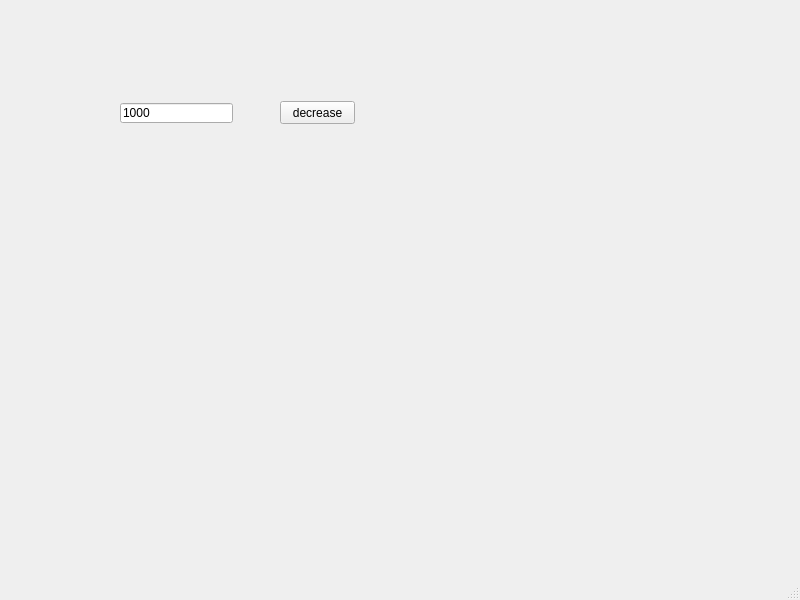
<?xml version="1.0" encoding="UTF-8"?>
<ui version="4.0">
 <class>MainWindow</class>
 <widget class="QMainWindow" name="MainWindow">
  <property name="geometry">
   <rect>
    <x>0</x>
    <y>0</y>
    <width>800</width>
    <height>600</height>
   </rect>
  </property>
  <property name="windowTitle">
   <string>MainWindow</string>
  </property>
  <widget class="QWidget" name="centralwidget">
   <widget class="QPushButton" name="pb">
    <property name="geometry">
     <rect>
      <x>280</x>
      <y>101</y>
      <width>75</width>
      <height>23</height>
     </rect>
    </property>
    <property name="text">
     <string>decrease</string>
    </property>
   </widget>
   <widget class="QLineEdit" name="le">
    <property name="geometry">
     <rect>
      <x>120</x>
      <y>103</y>
      <width>113</width>
      <height>20</height>
     </rect>
    </property>
    <property name="text">
     <string>1000</string>
    </property>
   </widget>
  </widget>
  <widget class="QMenuBar" name="menubar">
   <property name="geometry">
    <rect>
     <x>0</x>
     <y>0</y>
     <width>800</width>
     <height>21</height>
    </rect>
   </property>
  </widget>
  <widget class="QStatusBar" name="statusbar"/>
 </widget>
 <resources/>
 <connections/>
</ui>
